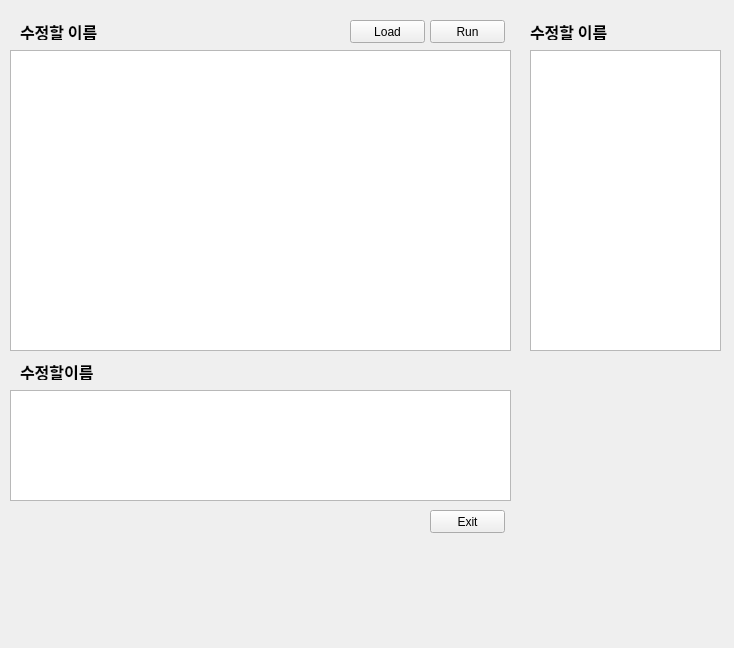
<?xml version="1.0" encoding="UTF-8"?>
<ui version="4.0">
 <class>Form</class>
 <widget class="QWidget" name="Form">
  <property name="geometry">
   <rect>
    <x>0</x>
    <y>0</y>
    <width>734</width>
    <height>648</height>
   </rect>
  </property>
  <property name="windowTitle">
   <string>Form</string>
  </property>
  <widget class="QPushButton" name="btn_run">
   <property name="geometry">
    <rect>
     <x>430</x>
     <y>20</y>
     <width>75</width>
     <height>23</height>
    </rect>
   </property>
   <property name="text">
    <string>Run</string>
   </property>
  </widget>
  <widget class="QPushButton" name="btn_exit">
   <property name="geometry">
    <rect>
     <x>430</x>
     <y>510</y>
     <width>75</width>
     <height>23</height>
    </rect>
   </property>
   <property name="text">
    <string>Exit</string>
   </property>
  </widget>
  <widget class="QLabel" name="label_result">
   <property name="geometry">
    <rect>
     <x>20</x>
     <y>20</y>
     <width>141</width>
     <height>20</height>
    </rect>
   </property>
   <property name="font">
    <font>
     <family>Adobe Devanagari</family>
     <pointsize>12</pointsize>
     <weight>75</weight>
     <bold>true</bold>
    </font>
   </property>
   <property name="text">
    <string>수정할 이름</string>
   </property>
   <property name="textFormat">
    <enum>Qt::RichText</enum>
   </property>
  </widget>
  <widget class="QPushButton" name="btn_load">
   <property name="geometry">
    <rect>
     <x>350</x>
     <y>20</y>
     <width>75</width>
     <height>23</height>
    </rect>
   </property>
   <property name="text">
    <string>Load</string>
   </property>
  </widget>
  <widget class="QTableView" name="tableView">
   <property name="geometry">
    <rect>
     <x>10</x>
     <y>50</y>
     <width>501</width>
     <height>301</height>
    </rect>
   </property>
  </widget>
  <widget class="QLabel" name="label_result_2">
   <property name="geometry">
    <rect>
     <x>20</x>
     <y>360</y>
     <width>91</width>
     <height>20</height>
    </rect>
   </property>
   <property name="font">
    <font>
     <family>Adobe Devanagari</family>
     <pointsize>12</pointsize>
     <weight>75</weight>
     <bold>true</bold>
    </font>
   </property>
   <property name="text">
    <string>수정할이름</string>
   </property>
   <property name="textFormat">
    <enum>Qt::RichText</enum>
   </property>
  </widget>
  <widget class="QTableView" name="tableView_2">
   <property name="geometry">
    <rect>
     <x>10</x>
     <y>390</y>
     <width>501</width>
     <height>111</height>
    </rect>
   </property>
  </widget>
  <widget class="QTableView" name="tableView_3">
   <property name="geometry">
    <rect>
     <x>530</x>
     <y>50</y>
     <width>191</width>
     <height>301</height>
    </rect>
   </property>
  </widget>
  <widget class="QLabel" name="label_result_3">
   <property name="geometry">
    <rect>
     <x>530</x>
     <y>20</y>
     <width>141</width>
     <height>20</height>
    </rect>
   </property>
   <property name="font">
    <font>
     <family>Adobe Devanagari</family>
     <pointsize>12</pointsize>
     <weight>75</weight>
     <bold>true</bold>
    </font>
   </property>
   <property name="text">
    <string>수정할 이름</string>
   </property>
   <property name="textFormat">
    <enum>Qt::RichText</enum>
   </property>
  </widget>
 </widget>
 <resources/>
 <connections/>
</ui>
